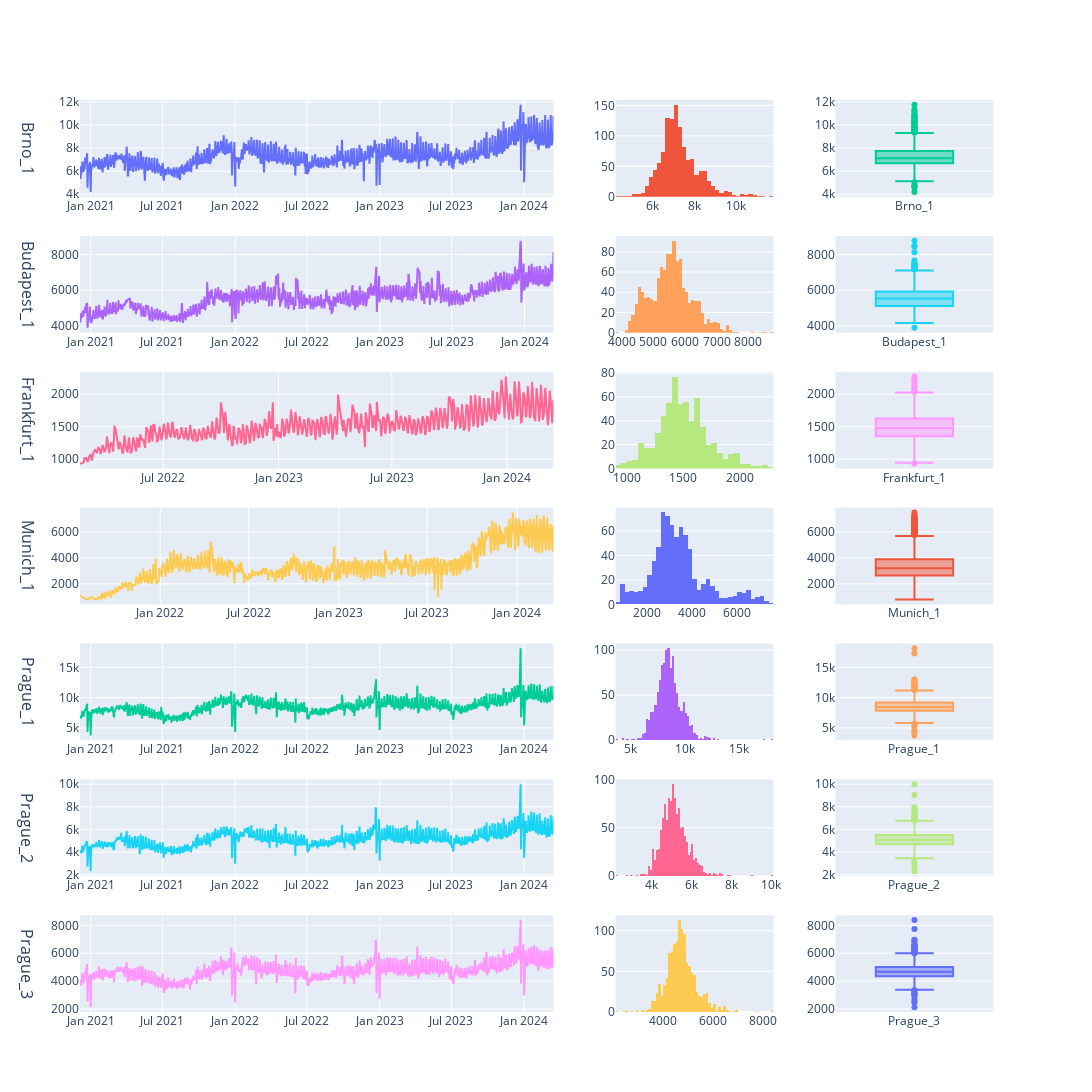

The cell this chart's notebook holds for it:
### Code cell
warehouses = sorted(train['warehouse'].unique())

fig = make_subplots(
    rows=train['warehouse'].nunique(),
    cols=3,
    column_widths=[0.6, 0.2, 0.2],
    row_titles=warehouses
)

for row, warehouse in enumerate(warehouses):
    sub_data = train.loc[train['warehouse'] == warehouse]
    
    fig.add_trace(
        go.Scatter(
            x=sub_data['date'],
            y=sub_data['orders'],
            mode='lines',
            name=warehouse,
            showlegend=False
        ),
        row=row+1,
        col=1
    )
    
    fig.add_trace(
        go.Histogram(
            x=sub_data['orders'],
            name=warehouse,
            showlegend=False
        ),
        row=row+1,
        col=2
    )
    
    fig.add_trace(
        go.Box(
            y=sub_data['orders'],
            # boxpoints='all',
            # jitter=0.3,
            # pointpos=-1.8,
            name=warehouse,
            showlegend=False
        ),
        row=row+1,
        col=3
    )
    
fig.update_layout(
    autosize=False,
    width=1100,
    height=2000,
)    

fig.for_each_annotation(lambda a:   a.update(x = -0.07) if a.text in warehouses else())

fig.show()

### Figure 1 — Plotly figure (JSON) as saved in the notebook; plotly's stock layout.template omitted (floating-point values rounded to 4 significant figures; data arrays with more than 128 entries replaced by an {"elided": "..."} marker saying what was removed)
{"data": [{"mode": "lines", "name": "Brno_1", "showlegend": false, "type": "scatter", "x": {"elided": "1193 str values"}, "xaxis": "x", "y": {"elided": "1193 int values"}, "yaxis": "y"}, {"name": "Brno_1", "showlegend": false, "type": "histogram", "x": {"elided": "1193 int values"}, "xaxis": "x2", "yaxis": "y2"}, {"name": "Brno_1", "showlegend": false, "type": "box", "xaxis": "x3", "y": {"elided": "1193 int values"}, "yaxis": "y3"}, {"mode": "lines", "name": "Budapest_1", "showlegend": false, "type": "scatter", "x": {"elided": "1154 str values"}, "xaxis": "x4", "y": {"elided": "1154 int values"}, "yaxis": "y4"}, {"name": "Budapest_1", "showlegend": false, "type": "histogram", "x": {"elided": "1154 int values"}, "xaxis": "x5", "yaxis": "y5"}, {"name": "Budapest_1", "showlegend": false, "type": "box", "xaxis": "x6", "y": {"elided": "1154 int values"}, "yaxis": "y6"}, {"mode": "lines", "name": "Frankfurt_1", "showlegend": false, "type": "scatter", "x": {"elided": "629 str values"}, "xaxis": "x7", "y": {"elided": "629 int values"}, "yaxis": "y7"}, {"name": "Frankfurt_1", "showlegend": false, "type": "histogram", "x": {"elided": "629 int values"}, "xaxis": "x8", "yaxis": "y8"}, {"name": "Frankfurt_1", "showlegend": false, "type": "box", "xaxis": "x9", "y": {"elided": "629 int values"}, "yaxis": "y9"}, {"mode": "lines", "name": "Munich_1", "showlegend": false, "type": "scatter", "x": {"elided": "785 str values"}, "xaxis": "x10", "y": {"elided": "785 int values"}, "yaxis": "y10"}, {"name": "Munich_1", "showlegend": false, "type": "histogram", "x": {"elided": "785 int values"}, "xaxis": "x11", "yaxis": "y11"}, {"name": "Munich_1", "showlegend": false, "type": "box", "xaxis": "x12", "y": {"elided": "785 int values"}, "yaxis": "y12"}, {"mode": "lines", "name": "Prague_1", "showlegend": false, "type": "scatter", "x": {"elided": "1193 str values"}, "xaxis": "x13", "y": {"elided": "1193 int values"}, "yaxis": "y13"}, {"name": "Prague_1", "showlegend": false, "type": "histogram", "x": {"elided": "1193 int values"}, "xaxis": "x14", "yaxis": "y14"}, {"name": "Prague_1", "showlegend": false, "type": "box", "xaxis": "x15", "y": {"elided": "1193 int values"}, "yaxis": "y15"}, {"mode": "lines", "name": "Prague_2", "showlegend": false, "type": "scatter", "x": {"elided": "1193 str values"}, "xaxis": "x16", "y": {"elided": "1193 int values"}, "yaxis": "y16"}, {"name": "Prague_2", "showlegend": false, "type": "histogram", "x": {"elided": "1193 int values"}, "xaxis": "x17", "yaxis": "y17"}, {"name": "Prague_2", "showlegend": false, "type": "box", "xaxis": "x18", "y": {"elided": "1193 int values"}, "yaxis": "y18"}, {"mode": "lines", "name": "Prague_3", "showlegend": false, "type": "scatter", "x": {"elided": "1193 str values"}, "xaxis": "x19", "y": {"elided": "1193 int values"}, "yaxis": "y19"}, {"name": "Prague_3", "showlegend": false, "type": "histogram", "x": {"elided": "1193 int values"}, "xaxis": "x20", "yaxis": "y20"}, {"name": "Prague_3", "showlegend": false, "type": "box", "xaxis": "x21", "y": {"elided": "1193 int values"}, "yaxis": "y21"}], "layout": {"annotations": [{"font": {"size": 16}, "showarrow": false, "text": "Brno_1", "textangle": 90, "x": -0.07, "xanchor": "left", "xref": "paper", "y": 0.9469, "yanchor": "middle", "yref": "paper"}, {"font": {"size": 16}, "showarrow": false, "text": "Budapest_1", "textangle": 90, "x": -0.07, "xanchor": "left", "xref": "paper", "y": 0.798, "yanchor": "middle", "yref": "paper"}, {"font": {"size": 16}, "showarrow": false, "text": "Frankfurt_1", "textangle": 90, "x": -0.07, "xanchor": "left", "xref": "paper", "y": 0.649, "yanchor": "middle", "yref": "paper"}, {"font": {"size": 16}, "showarrow": false, "text": "Munich_1", "textangle": 90, "x": -0.07, "xanchor": "left", "xref": "paper", "y": 0.5, "yanchor": "middle", "yref": "paper"}, {"font": {"size": 16}, "showarrow": false, "text": "Prague_1", "textangle": 90, "x": -0.07, "xanchor": "left", "xref": "paper", "y": 0.351, "yanchor": "middle", "yref": "paper"}, {"font": {"size": 16}, "showarrow": false, "text": "Prague_2", "textangle": 90, "x": -0.07, "xanchor": "left", "xref": "paper", "y": 0.202, "yanchor": "middle", "yref": "paper"}, {"font": {"size": 16}, "showarrow": false, "text": "Prague_3", "textangle": 90, "x": -0.07, "xanchor": "left", "xref": "paper", "y": 0.05306, "yanchor": "middle", "yref": "paper"}], "autosize": false, "height": 2000, "width": 1100, "xaxis": {"anchor": "y", "domain": [0, 0.508]}, "xaxis10": {"anchor": "y10", "domain": [0, 0.508]}, "xaxis11": {"anchor": "y11", "domain": [0.5747, 0.744]}, "xaxis12": {"anchor": "y12", "domain": [0.8107, 0.98]}, "xaxis13": {"anchor": "y13", "domain": [0, 0.508]}, "xaxis14": {"anchor": "y14", "domain": [0.5747, 0.744]}, "xaxis15": {"anchor": "y15", "domain": [0.8107, 0.98]}, "xaxis16": {"anchor": "y16", "domain": [0, 0.508]}, "xaxis17": {"anchor": "y17", "domain": [0.5747, 0.744]}, "xaxis18": {"anchor": "y18", "domain": [0.8107, 0.98]}, "xaxis19": {"anchor": "y19", "domain": [0, 0.508]}, "xaxis2": {"anchor": "y2", "domain": [0.5747, 0.744]}, "xaxis20": {"anchor": "y20", "domain": [0.5747, 0.744]}, "xaxis21": {"anchor": "y21", "domain": [0.8107, 0.98]}, "xaxis3": {"anchor": "y3", "domain": [0.8107, 0.98]}, "xaxis4": {"anchor": "y4", "domain": [0, 0.508]}, "xaxis5": {"anchor": "y5", "domain": [0.5747, 0.744]}, "xaxis6": {"anchor": "y6", "domain": [0.8107, 0.98]}, "xaxis7": {"anchor": "y7", "domain": [0, 0.508]}, "xaxis8": {"anchor": "y8", "domain": [0.5747, 0.744]}, "xaxis9": {"anchor": "y9", "domain": [0.8107, 0.98]}, "yaxis": {"anchor": "x", "domain": [0.8939, 1]}, "yaxis10": {"anchor": "x10", "domain": [0.4469, 0.5531]}, "yaxis11": {"anchor": "x11", "domain": [0.4469, 0.5531]}, "yaxis12": {"anchor": "x12", "domain": [0.4469, 0.5531]}, "yaxis13": {"anchor": "x13", "domain": [0.298, 0.4041]}, "yaxis14": {"anchor": "x14", "domain": [0.298, 0.4041]}, "yaxis15": {"anchor": "x15", "domain": [0.298, 0.4041]}, "yaxis16": {"anchor": "x16", "domain": [0.149, 0.2551]}, "yaxis17": {"anchor": "x17", "domain": [0.149, 0.2551]}, "yaxis18": {"anchor": "x18", "domain": [0.149, 0.2551]}, "yaxis19": {"anchor": "x19", "domain": [0, 0.1061]}, "yaxis2": {"anchor": "x2", "domain": [0.8939, 1]}, "yaxis20": {"anchor": "x20", "domain": [0, 0.1061]}, "yaxis21": {"anchor": "x21", "domain": [0, 0.1061]}, "yaxis3": {"anchor": "x3", "domain": [0.8939, 1]}, "yaxis4": {"anchor": "x4", "domain": [0.7449, 0.851]}, "yaxis5": {"anchor": "x5", "domain": [0.7449, 0.851]}, "yaxis6": {"anchor": "x6", "domain": [0.7449, 0.851]}, "yaxis7": {"anchor": "x7", "domain": [0.5959, 0.702]}, "yaxis8": {"anchor": "x8", "domain": [0.5959, 0.702]}, "yaxis9": {"anchor": "x9", "domain": [0.5959, 0.702]}}}
